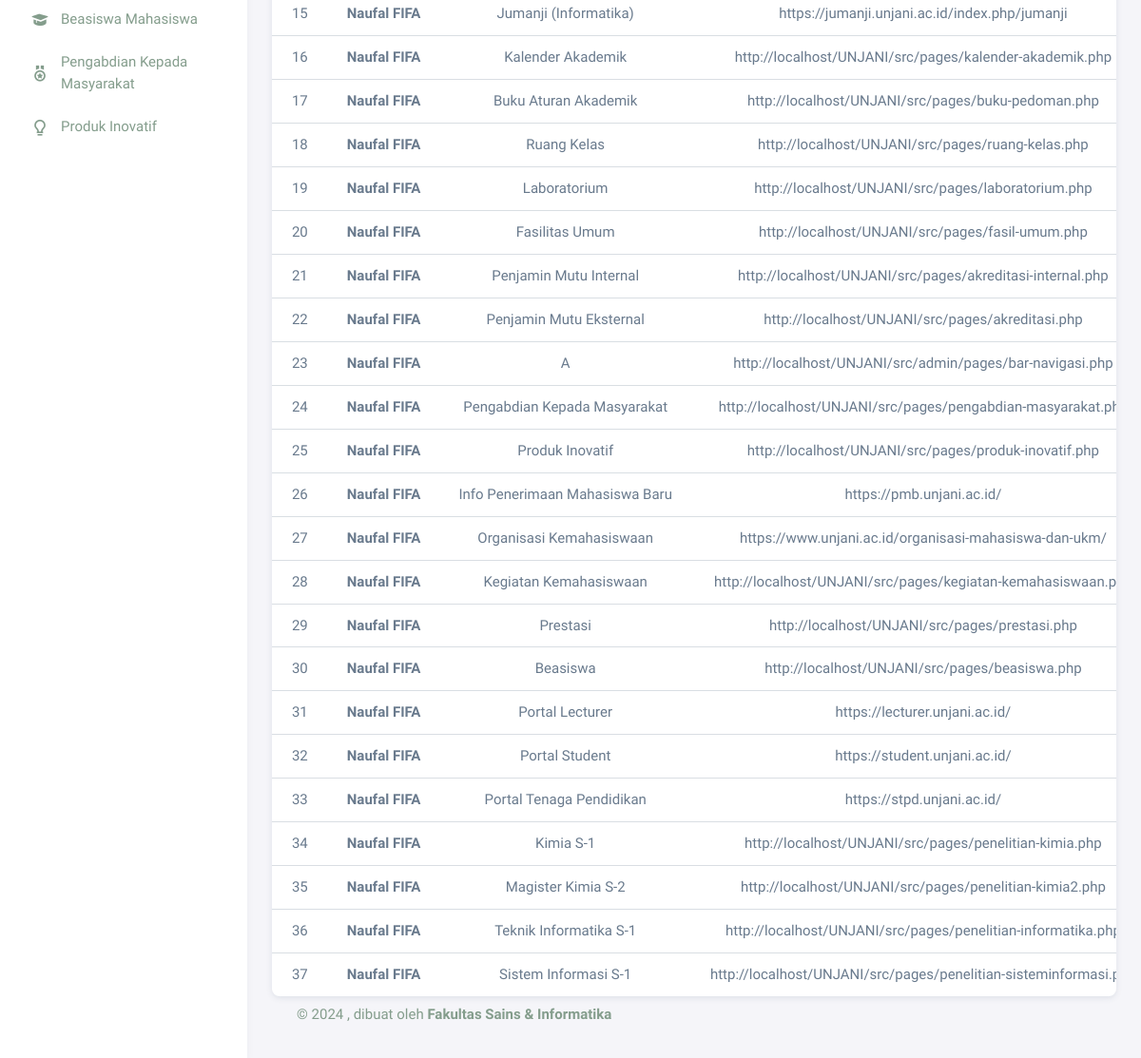
Before: /src/admin/pages/bar-navigasi.php (signed in, lower part) with the older database file.
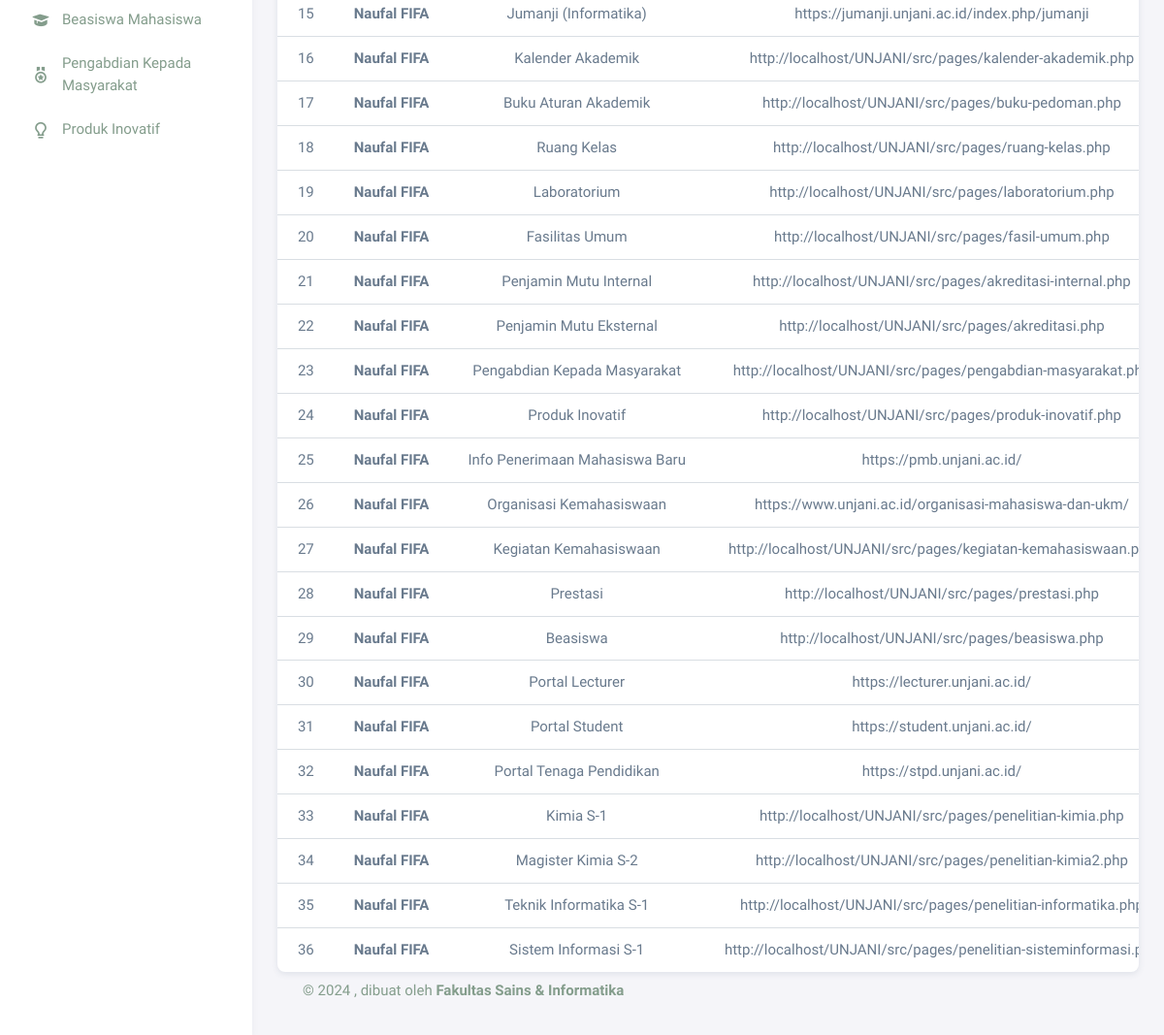
After: the same page with the newer database file.
### tables this page shows
CREATE TABLE `navbar` (
  `ID_Navbar` int(11) NOT NULL,
  `ID_Admin` int(11) DEFAULT NULL,
  `Daftar_Nama` varchar(100) NOT NULL,
  `Tautan` varchar(255) NOT NULL,
  `Kategori` enum('Profil','SDM','Akademik','Fasilitas','Penjaminan Mutu','Penelitian Dan Pengabdian','Mahasiswa','Siterpadu') NOT NULL,
  `Sub_Kategori` enum('Survey','Dokumen Akademik','Penelitian') DEFAULT NULL
);

### src/admin/config/databases.php (called while the page is built, shortened)
<?php
class Navbar
{
    private $koneksi;
    public function __construct($koneksi)
    {
        $this->koneksi = $koneksi;
    }
    public function tampilkanDataNavbar()
    {
        $query = "SELECT * FROM navbar LEFT JOIN admin ON navbar.ID_Admin = admin.ID_Admin";
        $result = $this->koneksi->query($query);
        if ($result->num_rows > 0) {
            $data = [];
            while ($baris = $result->fetch_assoc()) {
                $data[] = $baris;
            }
            return $data;
        } else {
            return null;
        }
    }
}

### src/admin/pages/bar-navigasi.php (the view, shortened to what this page needs)
<?php
include '../config/databases.php';
?>
<!DOCTYPE html>
<html lang="en" class="light-style layout-menu-fixed" dir="ltr" data-theme="theme-default" data-assets-path="../assets/" data-template="vertical-menu-template-free">
<head>
    <link rel="stylesheet" href="../assets/vendor/fonts/boxicons.css" />
    <link rel="stylesheet" href="../assets/vendor/css/core.css" class="template-customizer-core-css" />
    <link rel="stylesheet" href="../assets/vendor/css/theme-default.css" class="template-customizer-theme-css" />
    <link rel="stylesheet" href="../assets/css/demo.css" />
    <link rel="stylesheet" href="../assets/vendor/libs/perfect-scrollbar/perfect-scrollbar.css" />
    <link rel="stylesheet" href="../assets/vendor/libs/apex-charts/apex-charts.css" />
</head>
<body>
    <div class="layout-wrapper layout-content-navbar">
        <div class="layout-container">
            <?php include '../partials/sidebar.php'; ?>
            <div class="layout-page">
                <div class="content-wrapper">
                    <div class="container-xxl flex-grow-1 container-p-y">
                        <div class="card">
                            <div class="table-responsive text-nowrap text-center">
                                <table class="table">
                                    <?php
                                    $navbarModel = new Navbar($koneksi);
                                    $navbarInfo = $navbarModel->tampilkanDataNavbar();
                                    ?>
                                    <tbody class="table-border-bottom-0">
                                        <?php if (!empty($navbarInfo)) : ?>
                                            <?php $nomor = 1; ?>
                                            <?php foreach ($navbarInfo as $navbar) : ?>
                                                <tr>
                                                    <td><?php echo $nomor++; ?></td>
                                                    <td>
                                                        <strong><?php echo $navbar['Nama_Admin']; ?></strong>
                                                    </td>
                                                    <td><?php echo $navbar['Daftar_Nama']; ?></td>
                                                    <td><?php echo $navbar['Tautan']; ?></td>
                                                </tr>
                                            <?php endforeach; ?>
                                        <?php else : ?>
                                            <tr>
                                                <td colspan="5" class="text-center text-danger fw-bold">Tidak ada data!</td>
                                            </tr>
                                        <?php endif; ?>
                                    </tbody>
                                </table>
                            </div>
                        </div>
                        <?php include '../partials/footer.php'; ?>
                    </div>
                </div>
            </div>
        </div>
</body>
</html>

Changed rows visible on the page:
removed navbar: ID_Admin.Nama_Admin "Naufal FIFA", Daftar_Nama "A", Tautan "http://localhost/UNJANI/src/admin/pages/bar-navigasi.php"
